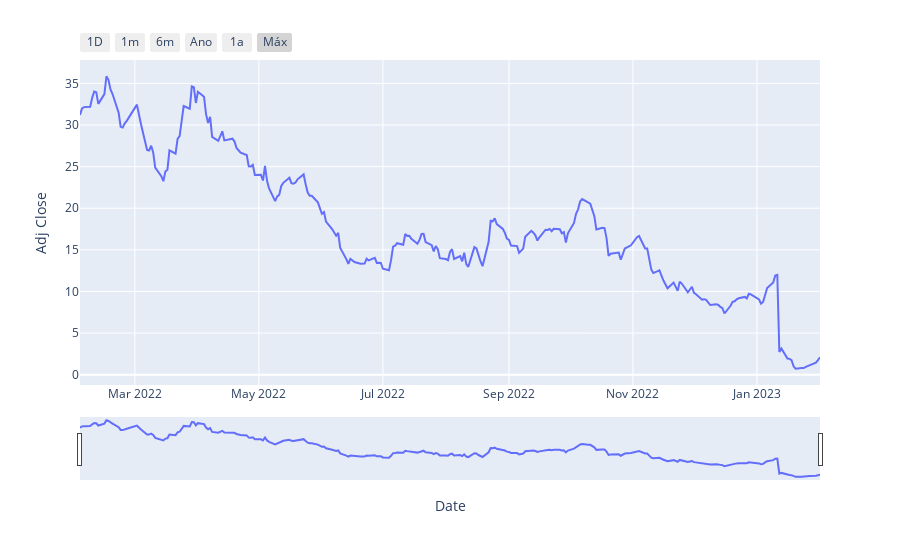

The notebook cell saved with this chart:
### Code cell
#Plot
fig = px.line(data, x='Date', y='Adj Close')

fig.update_xaxes(
    rangeslider_visible=True,
    rangeselector=dict(
        buttons=list([
            dict(count=1, label="1D", step="day", stepmode="backward"),
            dict(count=1, label="1m", step="month", stepmode="backward"),
            dict(count=6, label="6m", step="month", stepmode="backward"),
            dict(count=1, label="Ano", step="year", stepmode="todate"),
            dict(count=1, label="1a", step="year", stepmode="backward"),
            dict(step="all", label="Máx")
        ])
    )
)

#['month', 'year', 'day', 'hour', 'minute', 'second',  'all']

### Figure 1 — Plotly figure (JSON) as saved in the notebook; plotly's stock layout.template omitted (floating-point values rounded to 4 significant figures; data arrays with more than 128 entries replaced by an {"elided": "..."} marker saying what was removed)
{"data": [{"hovertemplate": "Date=%{x}<br>Adj Close=%{y}<extra></extra>", "legendgroup": "", "line": {"color": "#636efa", "dash": "solid"}, "marker": {"symbol": "circle"}, "mode": "lines", "name": "", "orientation": "v", "showlegend": false, "type": "scatter", "x": {"elided": "251 str values"}, "xaxis": "x", "y": {"elided": "251 float values"}, "yaxis": "y"}], "layout": {"legend": {"tracegroupgap": 0}, "margin": {"t": 60}, "xaxis": {"anchor": "y", "domain": [0, 1], "rangeselector": {"buttons": [{"count": 1, "label": "1D", "step": "day", "stepmode": "backward"}, {"count": 1, "label": "1m", "step": "month", "stepmode": "backward"}, {"count": 6, "label": "6m", "step": "month", "stepmode": "backward"}, {"count": 1, "label": "Ano", "step": "year", "stepmode": "todate"}, {"count": 1, "label": "1a", "step": "year", "stepmode": "backward"}, {"label": "Máx", "step": "all"}]}, "rangeslider": {"visible": true}, "title": {"text": "Date"}}, "yaxis": {"anchor": "x", "domain": [0, 1], "title": {"text": "Adj Close"}}}}
